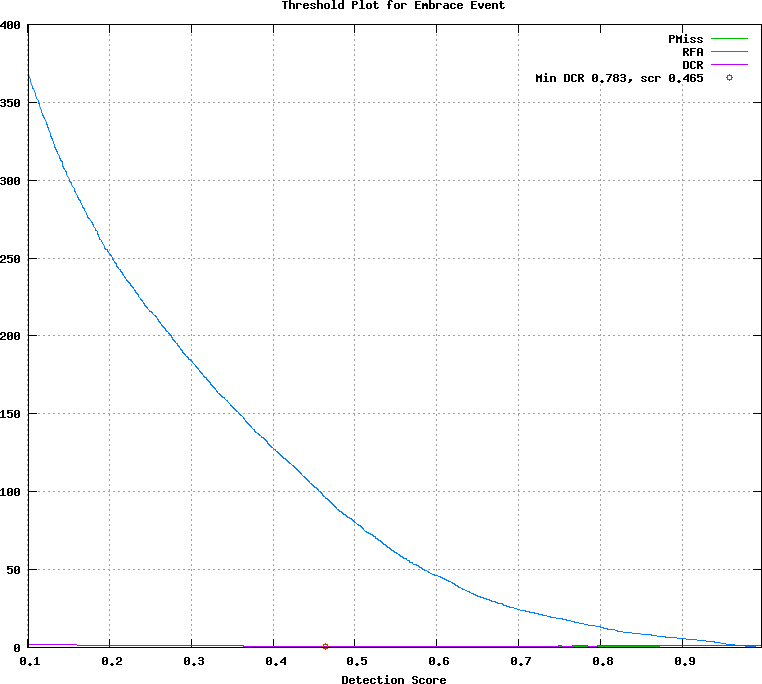

Source code (gnuplot):
## GNUPLOT command file
set terminal postscript color
set style data lines
set title 'Threshold Plot for Embrace Event'
set xlabel 'Detection Score'
set grid
set size ratio 0.85
plot [0.101000:0.997000]  \
  'x.det.Embrace_Event.dat.1' using 1:4 title 'PMiss' with lines lt 2, \
  'x.det.Embrace_Event.dat.1' using 1:5 title 'RFA' with lines lt 3, \
  'x.det.Embrace_Event.dat.1' using 1:6 title 'DCR' with lines lt 4, \
  'x.det.Embrace_Event.dat.2' using 1:2 title 'Min DCR 0.783, scr 0.465' with points lt 6
